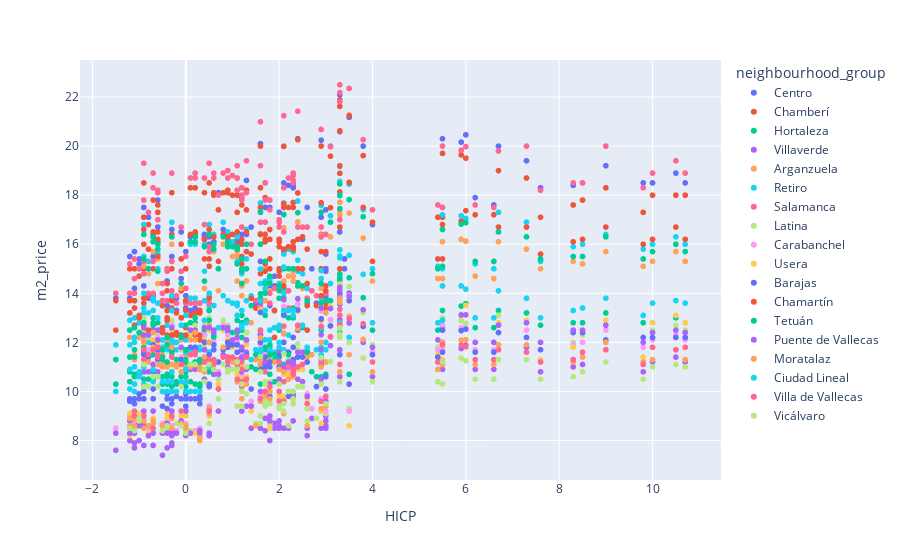

The notebook cell this image was saved under:
### Code cell
fig = px.scatter(df, x="HICP", y = "m2_price", color = "neighbourhood_group")  # x_col, y_col, z_col deben ser numéricas
fig.show()

### Figure 1 — Plotly figure (JSON) as saved in the notebook; plotly's stock layout.template omitted (floating-point values rounded to 4 significant figures; data arrays with more than 128 entries replaced by an {"elided": "..."} marker saying what was removed)
{"data": [{"hovertemplate": "neighbourhood_group=Centro<br>HICP=%{x}<br>m2_price=%{y}<extra></extra>", "legendgroup": "Centro", "marker": {"color": "#636efa", "symbol": "circle"}, "mode": "markers", "name": "Centro", "showlegend": true, "type": "scattergl", "x": {"elided": "155 float values"}, "xaxis": "x", "y": {"elided": "155 float values"}, "yaxis": "y"}, {"hovertemplate": "neighbourhood_group=Chamberí<br>HICP=%{x}<br>m2_price=%{y}<extra></extra>", "legendgroup": "Chamberí", "marker": {"color": "#EF553B", "symbol": "circle"}, "mode": "markers", "name": "Chamberí", "showlegend": true, "type": "scattergl", "x": {"elided": "137 float values"}, "xaxis": "x", "y": {"elided": "137 float values"}, "yaxis": "y"}, {"hovertemplate": "neighbourhood_group=Hortaleza<br>HICP=%{x}<br>m2_price=%{y}<extra></extra>", "legendgroup": "Hortaleza", "marker": {"color": "#00cc96", "symbol": "circle"}, "mode": "markers", "name": "Hortaleza", "showlegend": true, "type": "scattergl", "x": {"elided": "138 float values"}, "xaxis": "x", "y": {"elided": "138 float values"}, "yaxis": "y"}, {"hovertemplate": "neighbourhood_group=Villaverde<br>HICP=%{x}<br>m2_price=%{y}<extra></extra>", "legendgroup": "Villaverde", "marker": {"color": "#ab63fa", "symbol": "circle"}, "mode": "markers", "name": "Villaverde", "showlegend": true, "type": "scattergl", "x": [3, 2.7, 3, 3, 2.3, 2, 1.9, 1.8, 2, 1.9, 2.2, 3, 2.6, 1.8, -0.5, -1.5, -0.3, -1.1, -0.9, -0.4, -1, -1.2, -1.1, -0.9, -0.7, -0.3, 0, 0.5, 0.5, 1.4, 2.9, 3, 2.1, 2.6, 2, 1.6, 1.7, 2, 1.8, 1.7, 1.8, 1.2, 0.7, 1.2, 1.3, 1.1, 2.1, 2.3, 2.3, 2.2, 2.3, 2.3, 1.7, 1.2, 1, 1.1, 1.3, 1.6, 0.9, 0.6, 0.6, 0.4, 0.2, 0.2, 0.5, 0.8, 1.1, 0.9, 0.1, -0.7, -0.3, -0.7, -0.6, -0.9, -0.8, -0.6, 0.4, -0.1, 1.2, 2, 2.4, 2.5, 2.9, 3.3, 4, 5.4, 5.5, 6.6, 6.2, 7.6, 9.8, 8.3, 8.5, 10, 10.7, 10.5, 9, 7.3, 6.7, 5.5, 5.9, 6, 3.1, 3.8, 2.9, 1.6, 2.1, 2.4, 3.3, 3.5, 3.3, 3.3], "xaxis": "x", "y": [9, 8.9, 8.8, 8.6, 8.8, 8.8, 8.7, 8.7, 8.6, 8.5, 8.5, 8.5, 8.2, 8, 7.4, 7.6, 7.8, 7.7, 7.8, 7.7, 8, 8, 7.9, 7.8, 7.8, 7.9, 8.2, 8.3, 8.2, 8.5, 8.5, 8.5, 8.5, 8.5, 8.5, 8.5, 8.4, 8.5, 8.8, 8.9, 9, 9.2, 9.2, 9.4, 9.4, 9.4, 9.6, 9.8, 10, 10, 10, 9.9, 10, 10.3, 12, 11.6, 11.6, 11.1, 11, 10.7, 10.7, 10.8, 10.9, 11.1, 11.6, 11.5, 10.7, 10.8, 10.9, 11.1, 11.5, 11.1, 10.8, 10.8, 10.8, 10.6, 10.5, 10.3, 10.3, 10.5, 10.5, 10.4, 10.5, 10.6, 10.6, 10.9, 10.9, 10.9, 10.9, 10.8, 10.8, 11, 11.1, 11.2, 11.2, 11.4, 11.7, 11.8, 11.9, 12, 11.75, 11.88, 11.87, 12, 12.31, 12.34, 12.36, 12.5, 12.69, 12.79, 12.83, 12.93], "yaxis": "y"}, {"hovertemplate": "neighbourhood_group=Arganzuela<br>HICP=%{x}<br>m2_price=%{y}<extra></extra>", "legendgroup": "Arganzuela", "marker": {"color": "#FFA15A", "symbol": "circle"}, "mode": "markers", "name": "Arganzuela", "showlegend": true, "type": "scattergl", "x": {"elided": "134 float values"}, "xaxis": "x", "y": {"elided": "134 float values"}, "yaxis": "y"}, {"hovertemplate": "neighbourhood_group=Retiro<br>HICP=%{x}<br>m2_price=%{y}<extra></extra>", "legendgroup": "Retiro", "marker": {"color": "#19d3f3", "symbol": "circle"}, "mode": "markers", "name": "Retiro", "showlegend": true, "type": "scattergl", "x": {"elided": "139 float values"}, "xaxis": "x", "y": {"elided": "139 float values"}, "yaxis": "y"}, {"hovertemplate": "neighbourhood_group=Salamanca<br>HICP=%{x}<br>m2_price=%{y}<extra></extra>", "legendgroup": "Salamanca", "marker": {"color": "#FF6692", "symbol": "circle"}, "mode": "markers", "name": "Salamanca", "showlegend": true, "type": "scattergl", "x": {"elided": "136 float values"}, "xaxis": "x", "y": {"elided": "136 float values"}, "yaxis": "y"}, {"hovertemplate": "neighbourhood_group=Latina<br>HICP=%{x}<br>m2_price=%{y}<extra></extra>", "legendgroup": "Latina", "marker": {"color": "#B6E880", "symbol": "circle"}, "mode": "markers", "name": "Latina", "showlegend": true, "type": "scattergl", "x": {"elided": "131 float values"}, "xaxis": "x", "y": {"elided": "131 float values"}, "yaxis": "y"}, {"hovertemplate": "neighbourhood_group=Carabanchel<br>HICP=%{x}<br>m2_price=%{y}<extra></extra>", "legendgroup": "Carabanchel", "marker": {"color": "#FF97FF", "symbol": "circle"}, "mode": "markers", "name": "Carabanchel", "showlegend": true, "type": "scattergl", "x": [2.7, 3.5, 3.5, 3, 0.3, -0.2, 0.2, -0.4, -0.5, -0.3, -0.2, -0.5, -1.1, -1.5, -1.2, -0.8, -0.7, -0.3, 0, 0, -0.5, -1.1, -0.9, -0.4, -0.1, -0.4, -1, -1, -1.2, -1.1, -0.9, -0.7, -0.3, 0, 0.5, 0.5, 1.4, 2.9, 3, 2.1, 2.6, 2, 1.6, 1.7, 2, 1.8, 1.7, 1.8, 1.2, 0.7, 1.2, 1.3, 1.1, 2.1, 2.3, 2.3, 2.2, 2.3, 2.3, 1.7, 1.2, 1, 1.1, 1.3, 1.6, 0.9, 0.6, 0.6, 0.4, 0.2, 0.2, 0.5, 0.8, 1.1, 0.9, 0.1, -0.7, -0.9, -0.3, -0.7, -0.6, -0.6, -0.9, -0.8, -0.6, 0.4, -0.1, 1.2, 2, 2.4, 2.5, 2.9, 3.3, 4, 5.4, 5.5, 6.6, 6.2, 7.6, 9.8, 8.3, 8.5, 10, 10.7, 10.5, 9, 7.3, 6.7, 5.5, 5.9, 6, 3.1, 3.8, 2.9, 1.6, 2.1, 2.4, 3.3, 3.5, 3.3, 3.3], "xaxis": "x", "y": [9.3, 9.2, 9.2, 9.2, 8.5, 8.4, 8.4, 8.3, 8.3, 8.3, 8.4, 8.3, 8.4, 8.5, 8.5, 8.5, 8.5, 8.6, 8.6, 8.7, 8.7, 8.8, 8.8, 8.8, 8.8, 8.9, 8.9, 8.9, 9, 9.1, 9.1, 9.2, 9.2, 9.2, 9.3, 9.4, 9.6, 9.7, 9.7, 9.8, 9.9, 9.8, 9.8, 10, 10, 10, 10, 10.3, 10.6, 10.8, 10.9, 11, 11.1, 11, 11.1, 11.1, 10.9, 11.2, 11.3, 11.5, 11.6, 11.9, 11.9, 12, 11.9, 11.9, 12, 12, 12.3, 12.5, 12.5, 12.6, 12.7, 12, 12.3, 12.5, 12.5, 12.6, 12.7, 12.5, 12.2, 12.1, 12, 11.7, 11.6, 11.4, 11.4, 11.4, 11.5, 11.4, 11.4, 11.4, 11.5, 11.6, 11.7, 11.7, 11.7, 11.7, 11.7, 11.8, 11.9, 12, 12.1, 12.1, 12.3, 12.5, 12.5, 12.7, 12.7, 12.6, 12.57, 12.93, 13.32, 13.28, 13.35, 13.46, 13.57, 13.74, 13.92, 13.92, 14.13], "yaxis": "y"}, {"hovertemplate": "neighbourhood_group=Usera<br>HICP=%{x}<br>m2_price=%{y}<extra></extra>", "legendgroup": "Usera", "marker": {"color": "#FECB52", "symbol": "circle"}, "mode": "markers", "name": "Usera", "showlegend": true, "type": "scattergl", "x": [3.5, 2.9, 1.8, 0.3, 0.1, -0.2, 0.3, 0.2, -0.3, -1.1, -1.5, -1.2, -0.8, -0.3, -0.9, -0.4, -0.1, -0.4, -1, -1, -1.2, -1.1, -0.9, -0.7, -0.3, 0, 0.5, 0.5, 1.4, 2.9, 3, 2.1, 2.6, 2, 1.6, 1.7, 2, 1.8, 1.7, 1.8, 1.2, 0.7, 1.2, 1.3, 1.1, 2.1, 2.3, 2.3, 2.2, 2.3, 2.3, 1.7, 1.2, 1, 1.1, 1.3, 1.6, 0.9, 0.6, 0.6, 0.4, 0.2, 0.2, 0.5, 0.8, 1.1, 0.9, 0.1, -0.7, -0.9, -0.3, -0.7, -0.6, -0.6, -0.9, -0.8, -0.6, 0.4, -0.1, 1.2, 2, 2.4, 2.5, 2.9, 3.3, 4, 5.4, 5.5, 6.6, 6.2, 7.6, 9.8, 8.3, 8.5, 10, 10.7, 10.5, 9, 7.3, 6.7, 5.5, 5.9, 6, 3.1, 3.8, 2.9, 1.6, 2.1, 2.4, 3.3, 3.5, 3.3, 3.3], "xaxis": "x", "y": [8.6, 8.7, 8.5, 8.3, 8.3, 8.3, 8.2, 8.3, 8.3, 8.4, 8.3, 8.2, 8.3, 8.5, 8.7, 8.9, 9, 9.1, 9.1, 9, 9.1, 9.1, 9.1, 8.9, 8.9, 9, 9.1, 9, 9.2, 9.2, 9.4, 9.8, 9.7, 9.8, 9.7, 9.8, 9.7, 9.6, 9.9, 10, 10.2, 10.3, 10.5, 10.6, 10.7, 10.7, 10.7, 10.8, 10.7, 10.7, 11, 11.3, 11.2, 11.8, 11.9, 11.9, 12, 12, 11.9, 11.9, 12.1, 12.3, 12.4, 12.5, 12.5, 11.9, 12.1, 12.3, 12.4, 12.5, 12.5, 12.1, 11.9, 11.9, 11.7, 11.5, 11.4, 11.2, 11.1, 11, 11.2, 10.9, 10.9, 11.2, 11.5, 11.5, 11.5, 11.3, 11.3, 11.3, 11.3, 11.4, 11.8, 12.5, 12.8, 12.8, 13.1, 12.9, 12.9, 12.8, 12.9, 13.08, 13.51, 13.45, 13.32, 13.49, 13.33, 13.32, 13.27, 13.75, 13.83, 14.09, 14.29], "yaxis": "y"}, {"hovertemplate": "neighbourhood_group=Barajas<br>HICP=%{x}<br>m2_price=%{y}<extra></extra>", "legendgroup": "Barajas", "marker": {"color": "#636efa", "symbol": "circle"}, "mode": "markers", "name": "Barajas", "showlegend": true, "type": "scattergl", "x": [3.5, 3, 2.8, 1.8, 2.2, 1.6, 0, 0.3, 0.3, 0.3, 0.1, -0.2, 0.3, 0.2, -0.4, -0.3, -1.2, -0.7, -0.3, 0, 0, -0.5, -1.1, -0.9, -0.4, -0.1, -0.4, -1, -1, -1.2, -1.1, -0.9, -0.7, -0.3, 0, 0.5, 0.5, 1.4, 2.9, 3, 2.1, 2.6, 2, 1.6, 1.7, 2, 1.8, 1.7, 1.8, 1.2, 0.7, 1.2, 1.3, 1.1, 2.1, 2.3, 2.3, 2.2, 2.3, 2.3, 1.7, 1.2, 1, 1.1, 1.3, 1.6, 0.9, 0.6, 0.6, 0.4, 0.2, 0.2, 0.5, 0.8, 1.1, 0.9, 0.1, -0.7, -0.9, -0.3, -0.7, -0.6, -0.6, -0.9, -0.8, -0.6, 0.4, -0.1, 1.2, 2, 2.4, 2.5, 2.9, 3.3, 4, 5.4, 5.5, 6.6, 6.2, 7.6, 9.8, 8.3, 8.5, 10, 10.7, 10.5, 9, 7.3, 6.7, 5.5, 5.9, 6, 3.1, 3.8, 2.9, 1.6, 2.1, 2.4, 3.3, 3.5, 3.3, 3.3], "xaxis": "x", "y": [10.3, 10.1, 10.2, 9.8, 9.8, 9.7, 9.7, 9.7, 9.5, 9.5, 9.7, 9.8, 9.8, 9.7, 9.3, 9.5, 9.6, 9.7, 9.7, 9.7, 9.4, 9.4, 9.5, 9.7, 9.7, 9.7, 9.9, 9.7, 9.9, 9.7, 9.7, 10, 10.1, 10, 9.9, 10.2, 10.3, 10.1, 10.3, 10.6, 10.9, 11.2, 11, 10.9, 11.1, 11.2, 11, 11, 11.2, 11.3, 11.2, 11.3, 11.5, 11.6, 12, 12.2, 11.8, 11.6, 11.3, 11.2, 11.4, 11.7, 11.9, 11.9, 12.1, 12, 11.8, 11.7, 11.9, 12, 11.8, 11.7, 11.5, 11.7, 11.9, 12, 11.8, 11.7, 11.5, 11.7, 11.9, 11.7, 11.5, 11.6, 11.4, 11.3, 11.4, 11.3, 11.3, 11.5, 11.4, 11.4, 11.3, 11.5, 11.5, 11.4, 11.6, 11.6, 11.6, 11.7, 12.2, 12.4, 12.4, 12.2, 12.2, 12.2, 12.1, 12.2, 12.4, 12.5, 12.48, 12.54, 12.67, 12.65, 12.96, 13.22, 13.13, 13.32, 13.56, 13.7, 14, 14], "yaxis": "y"}, {"hovertemplate": "neighbourhood_group=Chamartín<br>HICP=%{x}<br>m2_price=%{y}<extra></extra>", "legendgroup": "Chamartín", "marker": {"color": "#EF553B", "symbol": "circle"}, "mode": "markers", "name": "Chamartín", "showlegend": true, "type": "scattergl", "x": [2.6, 1.9, 0.3, 0.3, -0.2, 0.3, 0.2, 0, -0.4, -0.5, -0.3, -0.2, -0.5, -1.1, -1.5, -1.2, -0.8, -0.7, -0.3, 0, 0, -0.5, -1.1, -0.9, -0.4, -0.1, -0.4, -1, -1, -1.2, -1.1, -0.9, -0.7, -0.3, 0, 0.5, 0.5, 1.4, 2.9, 3, 2.1, 2.6, 2, 1.6, 1.7, 2, 1.8, 1.7, 1.8, 1.2, 0.7, 1.2, 1.3, 1.1, 2.1, 2.3, 2.3, 2.2, 2.3, 2.3, 1.7, 1.2, 1, 1.1, 1.3, 1.6, 0.9, 0.6, 0.6, 0.4, 0.2, 0.2, 0.5, 0.8, 1.1, 0.9, 0.1, -0.7, -0.9, -0.3, -0.7, -0.6, -0.6, -0.9, -0.8, -0.6, 0.4, -0.1, 1.2, 2, 2.4, 2.5, 2.9, 3.3, 4, 5.4, 5.5, 6.6, 6.2, 7.6, 9.8, 8.3, 8.5, 10, 10.7, 10.5, 9, 7.3, 6.7, 5.5, 5.9, 6, 3.1, 3.8, 2.9, 1.6, 2.1, 2.4, 3.3, 3.5, 3.3, 3.3], "xaxis": "x", "y": [12.5, 12.2, 12.1, 12.1, 12.3, 12.3, 12.3, 12.3, 12.3, 12.4, 12.3, 12.4, 12.5, 12.6, 12.5, 12.5, 12.5, 12.5, 12.6, 12.6, 12.6, 12.6, 12.7, 12.7, 12.9, 13, 13, 13, 13.1, 13.2, 13.4, 13.6, 13.7, 13.7, 13.7, 13.8, 13.8, 13.8, 13.9, 14.1, 14.3, 14.4, 14.7, 14.8, 14.9, 14.9, 15, 15.2, 15.4, 15.5, 15.3, 15.4, 15.7, 15.8, 15.8, 15.8, 15.8, 15.9, 15.9, 16.1, 16.1, 16, 16.4, 16.5, 16.5, 16.4, 16.3, 16.3, 16, 16.2, 16.4, 16.5, 16.6, 16.4, 16, 16.2, 16.4, 16.5, 16.6, 16.4, 16.4, 16.2, 16, 16, 15.8, 15.5, 15.4, 15.4, 15.2, 15, 15, 15, 15, 15, 15.3, 15.4, 15.4, 15.3, 15.3, 15.6, 16, 16.1, 16.2, 16.2, 16.2, 16.7, 16.7, 16.7, 16.7, 16.8, 16.94, 17.37, 17.49, 17.5, 17.69, 17.5, 17.65, 18.09, 18.13, 18.52, 18.89, 19.2], "yaxis": "y"}, {"hovertemplate": "neighbourhood_group=Tetuán<br>HICP=%{x}<br>m2_price=%{y}<extra></extra>", "legendgroup": "Tetuán", "marker": {"color": "#00cc96", "symbol": "circle"}, "mode": "markers", "name": "Tetuán", "showlegend": true, "type": "scattergl", "x": {"elided": "129 float values"}, "xaxis": "x", "y": {"elided": "129 float values"}, "yaxis": "y"}, {"hovertemplate": "neighbourhood_group=Puente de Vallecas<br>HICP=%{x}<br>m2_price=%{y}<extra></extra>", "legendgroup": "Puente de Vallecas", "marker": {"color": "#ab63fa", "symbol": "circle"}, "mode": "markers", "name": "Puente de Vallecas", "showlegend": true, "type": "scattergl", "x": [1.8, 0.3, 0.3, 0.1, 0.3, -0.4, -0.3, -0.2, -0.5, -1.1, -1.5, -1.2, -0.8, -0.7, -0.3, 0, 0, -0.5, -1.1, -0.9, -0.4, -0.1, -0.4, -1, -1, -1.2, -1.1, -0.9, -0.7, -0.3, 0, 0.5, 0.5, 1.4, 2.9, 3, 2.1, 2.6, 2, 1.6, 1.7, 2, 1.8, 1.7, 1.8, 1.2, 0.7, 1.2, 1.3, 1.1, 2.1, 2.3, 2.3, 2.2, 2.3, 2.3, 1.7, 1.2, 1, 1.1, 1.3, 1.6, 0.9, 0.6, 0.6, 0.4, 0.2, 0.2, 0.5, 0.8, 1.1, 0.9, 0.1, -0.7, -0.9, -0.3, -0.7, -0.6, -0.6, -0.9, -0.8, -0.6, 0.4, -0.1, 1.2, 2, 2.4, 2.5, 2.9, 3.3, 4, 5.4, 5.5, 6.6, 6.2, 7.6, 9.8, 8.3, 8.5, 10, 10.7, 10.5, 9, 7.3, 6.7, 5.5, 5.9, 6, 3.1, 3.8, 2.9, 1.6, 2.1, 2.4, 3.3, 3.5, 3.3, 3.3], "xaxis": "x", "y": [8.8, 8.4, 8.4, 8.3, 8.3, 8.3, 8.2, 8.3, 8.3, 8.3, 8.3, 8.3, 8.2, 8.3, 8.4, 8.5, 8.6, 8.6, 8.4, 8.6, 8.7, 8.8, 8.7, 8.6, 8.7, 8.8, 8.9, 9.2, 9.2, 9.2, 9.2, 9.2, 9.3, 9.4, 9.6, 9.6, 9.6, 9.8, 10, 10, 10, 10, 10, 10, 10.3, 10.4, 10.7, 10.8, 10.9, 11.1, 11, 11, 11.2, 11.2, 11.1, 11, 11.2, 11.4, 12.1, 12.2, 12.1, 12.3, 12.5, 12.4, 12.5, 12.6, 12.5, 12.5, 12.6, 12.6, 12.5, 12.6, 12.5, 12.5, 12.6, 12.6, 12.5, 12.5, 12.5, 12.3, 12.3, 12.1, 11.7, 11.8, 11.8, 11.7, 11.6, 11.6, 11.7, 11.7, 11.8, 12.1, 12, 12, 12, 12, 12, 12.5, 12.5, 12.4, 12.4, 12.5, 12.7, 12.8, 12.7, 12.9, 13.12, 13.12, 13.38, 13.33, 13.4, 13.6, 13.74, 13.78, 13.86, 13.88, 14.14, 14.25], "yaxis": "y"}, {"hovertemplate": "neighbourhood_group=Moratalaz<br>HICP=%{x}<br>m2_price=%{y}<extra></extra>", "legendgroup": "Moratalaz", "marker": {"color": "#FFA15A", "symbol": "circle"}, "mode": "markers", "name": "Moratalaz", "showlegend": true, "type": "scattergl", "x": [2.6, 1.5, 0.3, 0.3, 0.3, -1.2, -0.8, -0.7, -0.3, 0, 0, -0.5, -1.1, -0.9, -0.4, -0.1, -1, -1, -1.2, -1.1, -0.9, -0.7, -0.3, 0.5, 0.5, 2.9, 3, 2.1, 2.6, 2, 1.6, 1.7, 1.8, 1.7, 1.8, 1.2, 0.7, 1.2, 1.3, 1.1, 2.1, 2.3, 2.3, 2.2, 2.3, 2.3, 1.7, 1.2, 1, 1.1, 1.3, 1.6, 0.9, 0.6, 0.6, 0.4, 0.2, 0.2, 0.5, 0.8, 1.1, 0.9, 0.1, -0.7, -0.9, -0.3, -0.7, -0.6, -0.6, -0.9, -0.8, -0.6, 0.4, -0.1, 1.2, 2, 2.4, 2.5, 2.9, 3.3, 4, 5.4, 5.5, 6.6, 6.2, 7.6, 9.8, 8.3, 8.5, 10, 10.7, 10.5, 9, 7.3, 6.7, 5.5, 5.9, 6, 3.1, 3.8, 2.9, 1.6, 2.1, 2.4, 3.3, 3.5, 3.3, 3.3], "xaxis": "x", "y": [8.6, 8.6, 8.1, 8, 8.1, 8.6, 8.6, 8.7, 8.5, 8.5, 8.6, 8.6, 8.6, 8.5, 8.6, 8.7, 8.8, 8.9, 8.9, 8.9, 8.8, 8.8, 8.9, 9.1, 9.3, 9.3, 9.4, 9.1, 9.3, 9.6, 9.6, 9.7, 9.7, 9.9, 10, 10, 10.1, 10.2, 10.3, 10.4, 10.8, 10.9, 10.6, 10.5, 10, 9.5, 9.5, 9.7, 11.2, 11.2, 11.4, 11.3, 11.3, 11.2, 11.2, 11.4, 12.1, 12.4, 12, 11.8, 11.2, 11.4, 12.1, 12.4, 12, 11.8, 11.8, 11.8, 11.5, 11.1, 11.2, 11.1, 10.8, 10.8, 10.9, 10.9, 11, 11.1, 11, 10.8, 10.8, 10.9, 11.1, 11.1, 11.1, 11.2, 11.2, 11.2, 11.4, 11.3, 11.3, 11.7, 12, 11.9, 11.9, 12, 12.09, 12.11, 12.24, 12.12, 12.01, 12.18, 12.38, 12.57, 12.74, 13.06, 13.62, 13.79], "yaxis": "y"}, {"hovertemplate": "neighbourhood_group=Ciudad Lineal<br>HICP=%{x}<br>m2_price=%{y}<extra></extra>", "legendgroup": "Ciudad Lineal", "marker": {"color": "#19d3f3", "symbol": "circle"}, "mode": "markers", "name": "Ciudad Lineal", "showlegend": true, "type": "scattergl", "x": [0, 0.3, 0.3, 0.1, -0.2, 0.3, 0.2, 0, -0.4, -0.5, -0.3, -0.2, -0.5, -1.1, -1.5, -1.2, -0.8, -0.7, -0.3, 0, 0, -0.5, -1.1, -0.9, -0.4, -0.1, -0.4, -1, -1, -1.2, -1.1, -0.9, -0.7, -0.3, 0, 0.5, 0.5, 1.4, 2.9, 3, 2.1, 2.6, 2, 1.6, 1.7, 2, 1.8, 1.7, 1.8, 1.2, 0.7, 1.2, 1.3, 1.1, 2.1, 2.3, 2.3, 2.2, 2.3, 2.3, 1.7, 1.2, 1, 1.1, 1.3, 1.6, 0.9, 0.6, 0.6, 0.4, 0.2, 0.2, 0.5, 0.8, 1.1, 0.9, 0.1, -0.7, -0.9, -0.3, -0.7, -0.6, -0.6, -0.9, -0.8, -0.6, 0.4, -0.1, 1.2, 2, 2.4, 2.5, 2.9, 3.3, 4, 5.4, 5.5, 6.6, 6.2, 7.6, 9.8, 8.3, 8.5, 10, 10.7, 10.5, 9, 7.3, 6.7, 5.5, 5.9, 6, 3.1, 3.8, 2.9, 1.6, 2.1, 2.4, 3.3, 3.5, 3.3, 3.3], "xaxis": "x", "y": [10, 10, 10, 10, 10, 10, 10, 10, 10, 10, 10, 10, 10, 10, 10, 10.1, 10.2, 10.4, 10.4, 10.4, 10.4, 10.4, 10.3, 10.3, 10.4, 10.4, 10.4, 10.6, 10.8, 10.9, 11, 11, 10.9, 10.8, 10.9, 11, 11.1, 11.3, 11.5, 11.7, 11.7, 11.8, 11.8, 11.7, 12.1, 12, 12.1, 12.1, 12.5, 12.6, 12.6, 12.7, 12.8, 13.1, 13.3, 13.1, 13.3, 13.3, 13.3, 13.3, 13.3, 13.3, 13.6, 13.6, 13.7, 13.7, 13.7, 13.5, 13.5, 13.7, 13.8, 13.8, 14, 13.9, 13.5, 13.7, 13.8, 13.8, 14, 13.9, 13.7, 13.6, 13.6, 13.4, 13.2, 13, 12.9, 12.7, 12.7, 12.7, 12.7, 12.7, 12.6, 12.8, 12.8, 12.8, 12.9, 13, 13, 13, 13.1, 13.3, 13.4, 13.6, 13.6, 13.7, 13.8, 13.8, 14.1, 14.3, 14.3, 14.17, 14.4, 14.77, 14.93, 14.99, 15.07, 15.35, 15.44, 15.55, 15.52, 15.77], "yaxis": "y"}, {"hovertemplate": "neighbourhood_group=Villa de Vallecas<br>HICP=%{x}<br>m2_price=%{y}<extra></extra>", "legendgroup": "Villa de Vallecas", "marker": {"color": "#FF6692", "symbol": "circle"}, "mode": "markers", "name": "Villa de Vallecas", "showlegend": true, "type": "scattergl", "x": [-0.3, -0.7, -1.1, -0.9, -0.1, -1.1, -0.9, 0.5, 2.9, 3, 2.1, 2.6, 2, 1.6, 1.7, 2, 1.8, 1.7, 1.8, 1.2, 0.7, 1.2, 1.3, 1.1, 2.1, 2.3, 2.3, 2.2, 2.3, 2.3, 1.7, 1.2, 1, 1.1, 1.3, 1.6, 0.9, 0.6, 0.6, 0.4, 0.2, 0.2, 0.5, 0.8, 1.1, 0.9, 0.1, -0.9, -0.3, -0.7, -0.6, -0.6, -0.9, -0.8, -0.6, 0.4, -0.1, 1.2, 2, 2.4, 2.5, 2.9, 3.3, 4, 5.4, 5.5, 6.6, 6.2, 7.6, 9.8, 8.3, 8.5, 10, 10.7, 10.5, 9, 7.3, 6.7, 5.5, 5.9, 6, 3.1, 3.8, 2.9, 1.6, 2.1, 2.4, 3.3, 3.5, 3.3, 3.3], "xaxis": "x", "y": [9, 8.5, 9, 9, 9.2, 9.2, 9, 9.2, 9.6, 9.8, 9.6, 9.5, 9.6, 9.7, 10, 10, 10.2, 10, 10.2, 10.2, 10.1, 10.4, 10.5, 10.5, 10.4, 10.7, 10.9, 11, 10.9, 10.8, 10.8, 10.9, 11.4, 11.3, 11.4, 11.4, 11.4, 11.3, 11.1, 11.2, 11.5, 11.6, 11.3, 11.4, 11.1, 11.2, 11.5, 11.3, 11.4, 11.7, 11.8, 11.5, 11.7, 11.5, 11.4, 11.2, 11.1, 11.2, 11.2, 11, 11.1, 11.2, 11.1, 11.2, 11.2, 11.2, 11.3, 11.3, 11.2, 11.1, 11.3, 11.6, 11.8, 11.8, 11.7, 11.7, 11.6, 11.7, 11.9, 11.89, 11.82, 12.22, 12.76, 12.65, 12.48, 12.66, 12.69, 12.73, 12.96, 13.11, 13.35], "yaxis": "y"}, {"hovertemplate": "neighbourhood_group=Vicálvaro<br>HICP=%{x}<br>m2_price=%{y}<extra></extra>", "legendgroup": "Vicálvaro", "marker": {"color": "#B6E880", "symbol": "circle"}, "mode": "markers", "name": "Vicálvaro", "showlegend": true, "type": "scattergl", "x": [0, -0.5, -1.1, -0.4, -0.1, -0.4, -1, -1, -1.2, 3, 2.1, 2.6, 2, 1.6, 1.7, 2, 1.8, 1.7, 1.8, 1.2, 0.7, 1.2, 1.3, 1.1, 2.1, 2.3, 2.3, 2.2, 2.3, 2.3, 1.7, 1.2, 1, 1.1, 1.3, 1.6, 0.9, 0.6, 0.6, 0.4, 0.2, 0.2, 0.5, 0.8, 1.1, 0.9, 0.1, -0.9, -0.7, -0.6, -0.6, -0.9, -0.8, -0.6, 0.4, -0.1, 1.2, 2, 2.4, 2.5, 2.9, 3.3, 4, 5.4, 5.5, 6.6, 6.2, 7.6, 9.8, 8.3, 8.5, 10, 10.7, 10.5, 9, 7.3, 6.7, 5.5, 5.9, 6, 3.1, 3.8, 2.9, 1.6, 2.1, 2.4, 3.3, 3.5, 3.3, 3.3], "xaxis": "x", "y": [8.3, 8.4, 8.4, 8.6, 8.6, 8.6, 8.9, 8.8, 8.5, 9.5, 9.5, 9.3, 9.3, 9, 9.4, 9.4, 9.5, 9.6, 9.5, 9.4, 9.7, 9.4, 9.9, 9.4, 9.2, 9.5, 9.7, 10, 10, 10, 10.3, 10, 10.9, 11.2, 11, 10.8, 10.8, 10.9, 10.9, 10.9, 11.1, 11.1, 11.1, 11.1, 10.9, 10.9, 11.1, 11.1, 10.6, 10.6, 10.6, 10.2, 10.2, 10.2, 10.4, 10.2, 10.3, 10.3, 10.2, 10.2, 10.3, 10.4, 10.4, 10.4, 10.3, 10.5, 10.5, 10.5, 10.5, 10.6, 10.8, 11, 11, 11.1, 11.2, 11.3, 11.3, 11.2, 11.36, 11.25, 11.22, 11.36, 11.37, 11.42, 11.55, 11.94, 12.33, 12, 12.21, 12.59], "yaxis": "y"}], "layout": {"legend": {"title": {"text": "neighbourhood_group"}, "tracegroupgap": 0}, "margin": {"t": 60}, "xaxis": {"anchor": "y", "domain": [0, 1], "title": {"text": "HICP"}}, "yaxis": {"anchor": "x", "domain": [0, 1], "title": {"text": "m2_price"}}}}
